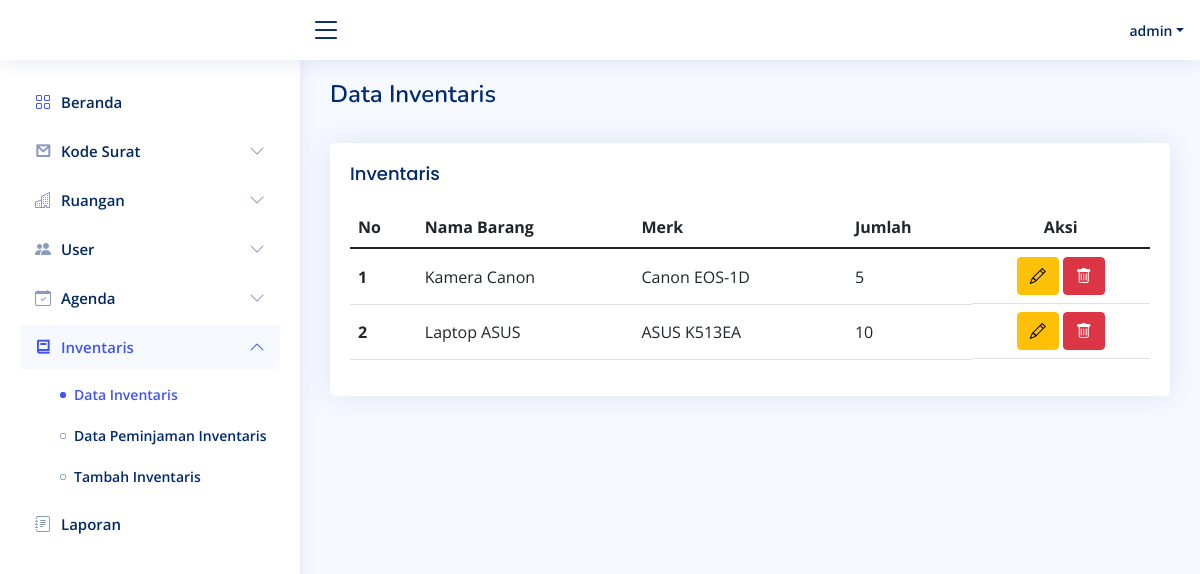
The page /index.php?page=inventaris&item=tampil_inventaris (signed in) on the database its author committed.
### tables this page shows
CREATE TABLE `tabel_inventaris` (
    id_inventaris INT NOT NULL AUTO_INCREMENT,
    nama VARCHAR(255) NOT NULL,
    merk VARCHAR(255) NOT NULL,
    jumlah INT NOT NULL,
    harga BIGINT NOT NULL,
    tanggal_pembelian DATE NOT NULL,
    keterangan VARCHAR(255) NULL,
    PRIMARY KEY (id_inventaris)
);

### inventaris/halaman_tampil_inventaris.php (the view, shortened to what this page needs)
<main id="main" class="main">
  <div class="pagetitle">
    <h1>Data Inventaris</h1>
  </div>
  <br>
  <section class="section">
    <div class="row">
      <div class="col-lg-12">
        <div class="card">
          <div class="card-body">
            <h5 class="card-title">Inventaris</h5>
            <table class="table datatable">
              <thead>
                <tr>
                  <th scope="col">No</th>
                  <th scope="col">Nama Barang</th>
                  <th scope="col">Merk</th>
                  <th scope="col">Jumlah</th>
                  <th scope="col" class="text-center">Aksi</th>
                </tr>
              </thead>
              <tbody>
                <?php
                require_once "koneksi.php";
                $no = 1;
                $sql = "SELECT * FROM tabel_inventaris ORDER BY id_inventaris DESC";
                $result = $mysqli->query($sql);
                ?>
                <?php while ($row = $result->fetch_assoc()) : ?>
                  <tr>
                    <th class="align-middle" scope="row"><?= $no++; ?></th>
                    <td class="align-middle"><?= $row['nama']; ?></td>
                    <td class="align-middle"><?= $row['merk']; ?></td>
                    <td class="align-middle"><?= $row['jumlah']; ?></td>
                    <td class="d-flex justify-content-center gap-1">
                      <a href="index.php?page=inventaris&item=edit_inventaris&id_inventaris=<?= $row['id_inventaris']; ?>" class="btn btn-warning"><i class="bi bi-pencil"></i></a>
                      <a href="index.php?page=inventaris&item=delete_inventaris&id_inventaris=<?= $row['id_inventaris']; ?>" class="btn btn-danger" onclick="return confirm('Yakin ingin menghapus data ini?')"><i class="bi bi-trash"></i></a>
                    </td>
                  </tr>
                <?php endwhile; ?>
              </tbody>
            </table>
          </div>
        </div>
      </div>
    </div>
  </section>
</main>

### assets/css/style.css (style rules this page uses)
:root { scroll-behavior: smooth; }
body { font-family: "Open Sans", sans-serif; background: #f6f9ff; color: #444444; }
a { color: #4154f1; text-decoration: none; }
h1, h2, h3, h4, h5, h6 { font-family: "Nunito", sans-serif; }
#main { margin-top: 60px; padding: 20px 30px; transition: all 0.3s; }
.pagetitle { margin-bottom: 10px; }
.pagetitle h1 { font-size: 24px; margin-bottom: 0; font-weight: 600; color: #012970; }
.card { margin-bottom: 30px; border: none; border-radius: 5px; box-shadow: 0px 0 30px rgba(1, 41, 112, 0.1); overflow: hidden; }
.card-title { padding: 20px 0 15px 0; font-size: 18px; font-weight: 500; color: #012970; font-family: "Poppins", sans-serif; }
.card-body { padding: 0 20px 20px 20px; }
@media (min-width: 1200px) { #main, #footer { margin-left: 300px; } }

### rows shown on the page
tabel_inventaris: nama "Kamera Canon", merk "Canon EOS-1D", jumlah "5"
tabel_inventaris: nama "Laptop ASUS", merk "ASUS K513EA", jumlah "10"

### other values the page prints
$_SESSION['nama_user'] "admin"
